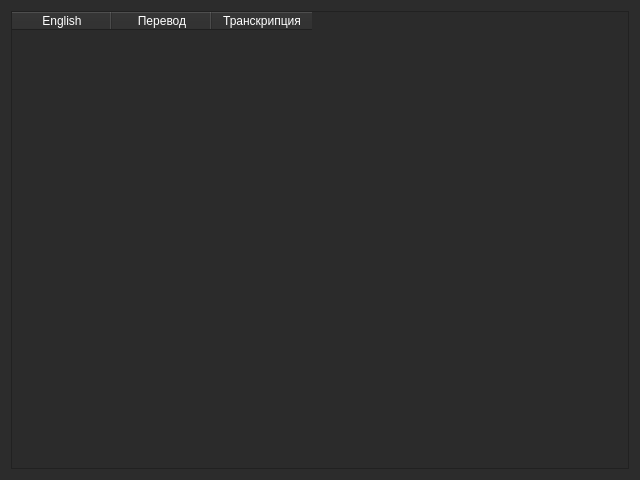
<?xml version="1.0" encoding="UTF-8"?>
<ui version="4.0">
 <class>WTable</class>
 <widget class="QWidget" name="WTable">
  <property name="geometry">
   <rect>
    <x>0</x>
    <y>0</y>
    <width>640</width>
    <height>480</height>
   </rect>
  </property>
  <property name="windowTitle">
   <string>Form</string>
  </property>
  <property name="styleSheet">
   <string notr="true">background-color: rgb(44, 44, 44);</string>
  </property>
  <layout class="QHBoxLayout" name="horizontalLayout">
   <item>
    <widget class="QTableWidget" name="WordsTable">
     <property name="styleSheet">
      <string notr="true">background-color: rgb(43, 43, 43);
color: rgb(255, 255, 255);
border-color: rgb(152, 152, 152);
alternate-background-color: rgb(152, 152, 152);
selection-color: rgb(0, 0, 0);
selection-background-color: rgb(138, 138, 138);
border-top-color: rgb(152, 152, 152);
gridline-color: rgb(152, 152, 152);
border-left-color: rgb(152, 152, 152);
border-right-color: rgb(152, 152, 152);
border-bottom-color: rgb(152, 152, 152);</string>
     </property>
     <column>
      <property name="text">
       <string>English</string>
      </property>
     </column>
     <column>
      <property name="text">
       <string>Перевод</string>
      </property>
     </column>
     <column>
      <property name="text">
       <string>Транскрипция</string>
      </property>
     </column>
    </widget>
   </item>
  </layout>
 </widget>
 <resources/>
 <connections/>
</ui>
